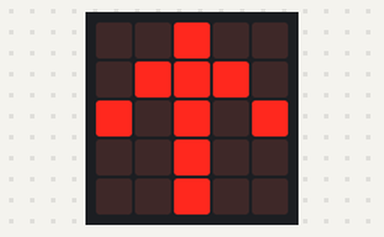
The program below on a simulated BBC micro:bit (MakeCode). Parts: the board's 5×5 LED display.

Above: at 0.2 s.
At 0.6 s:
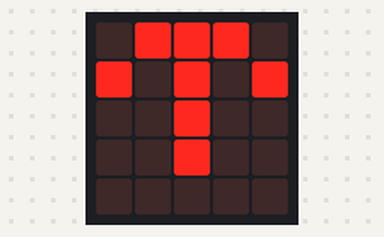
At 1.0 s:
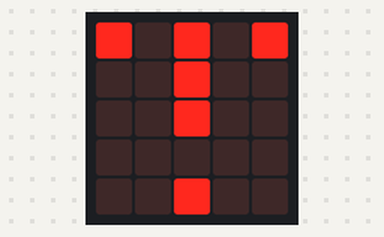
At 1.4 s:
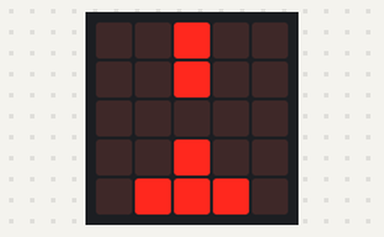
At 1.81 s:
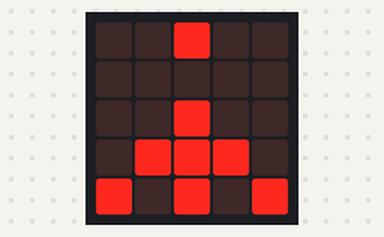

The program:

main.ts
```typescript
basic.forever(function () {
    basic.showLeds(`
        . . # . .
        . # # # .
        # . # . #
        . . # . .
        . . # . .
        `)
    basic.showLeds(`
        . # # # .
        # . # . #
        . . # . .
        . . # . .
        . . . . .
        `)
    basic.showLeds(`
        # . # . #
        . . # . .
        . . # . .
        . . . . .
        . . # . .
        `)
    basic.showLeds(`
        . . # . .
        . . # . .
        . . . . .
        . . # . .
        . # # # .
        `)
    basic.showLeds(`
        . . # . .
        . . . . .
        . . # . .
        . # # # .
        # . # . #
        `)
})
```

test.ts
```typescript
// les tests vont ici ; cela ne sera pas compilé si ce paquet est utilisé en tant qu'extension.
```

Measured:
- by itself, everything shown: repeats every 2.0 s, in 5 steps
- what the display in image 1 shows lasts 0.4 s, from 0.4 s to 0.8 s
